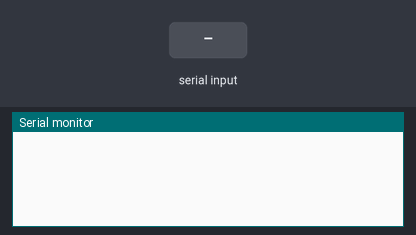
This sketch was run on a simulated Arduino Uno, built with avr-gcc and run on an emulated ATmega328P. Parts: the last lines printed to the serial monitor. The inputs (shaded band) are chosen by the test bench.

Above: at 1.2 s.
1.3 s: "90,45\n" received over the second serial link
At 2.0 s:
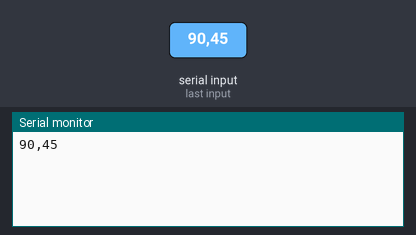
2.8 s: "5\n" received over the second serial link
At 4.0 s:
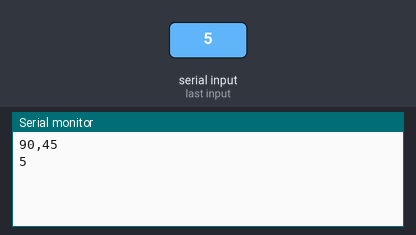

Measured:
- after the input at 1.3 s, the serial monitor: prints a new line after 0.07 s (image 1)
- after the input at 2.8 s, the serial monitor: prints a new line after 0.09 s (image 2)

The sketch:

SoftwareSerialExample.ino
```cpp
#include <SoftwareSerial.h>
SoftwareSerial mySerial(13, 15); // RX, TX

int mass[13];
void setup()
{
 // Open serial communications and wait for port to open:
  Serial.begin(9600);

  // set the data rate for the SoftwareSerial port
  mySerial.begin(9600);
}
void reciveData(){
  String str;
  while (mySerial.available() > 0){
        char recieved = mySerial.read();
        str += recieved;
        float x; float y;float theta;
        if (recieved == '\n'){
            Serial.println(str);
            String s="";
            int k=0;
            for (int i=0;i<str.length();i++){
              if(str[i]!=':'){
                s+=str[i];
              }else{
                Serial.println(s);
                mass[k]=s.toInt();
                k++;
                s="";
              }
            }
            str = "";
        }

   }
}

void loop() // run over and over
{
    reciveData();
    for(int i;i<13;i++){
        Serial.println(String(mass[i],0));
    }
    Serial.println();
}
```
